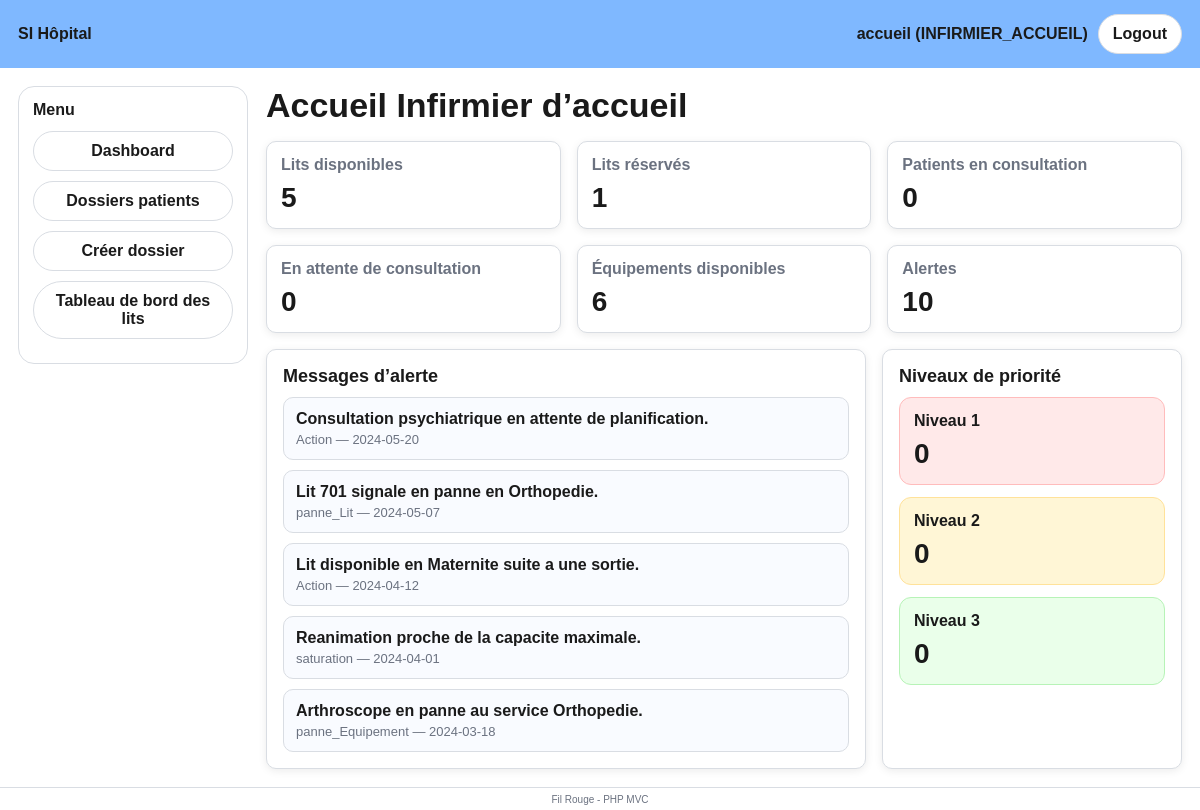
The app's page /index.php?action=dashboard (signed in) with its own data.
### tables this page shows
CREATE TABLE ALERTE (
    idAlerte TINYINT AUTO_INCREMENT PRIMARY KEY,
    dateCreation DATE NOT NULL,
    typeAlerte ENUM('saturation', 'panne_Lit', 'panne_Equipement', 'Action') NOT NULL,
    action ENUM('attente_consultation', 'resultat_disponible', 'transfert_acceptte', 'lit_disponible', 'equipement_disponible'),
    statutAlerte ENUM('nonLu', 'Lu', 'Fait') NOT NULL DEFAULT 'nonLu',
    description TEXT
);

### app/models/AlerteModel.php (called while the page is built, shortened)
<?php
require_once APP_PATH . '/config/database.php';
function alertes_get_last(int $limit = 5): array
{
    $pdo = db();
    $sql = "
        SELECT
            a.idAlerte,
            a.dateCreation,
            a.typeAlerte,
            a.statutAlerte,
            a.description AS message
        FROM ALERTE a
        ORDER BY a.dateCreation DESC, a.idAlerte DESC
        LIMIT :lim
    ";
    $stmt = $pdo->prepare($sql);
    $stmt->bindValue(':lim', $limit, PDO::PARAM_INT);
    $stmt->execute();
    return $stmt->fetchAll(PDO::FETCH_ASSOC);
}
function alertes_count_all(): int
{
    $pdo = db();
    $sql = "SELECT COUNT(*) AS nb FROM ALERTE";
    $stmt = $pdo->query($sql);
    $row = $stmt->fetch(PDO::FETCH_ASSOC) ?: [];
    return (int)($row['nb'] ?? 0);
}

### app/config/database.php (called while the page is built, shortened)
<?php
function db(): PDO
{
    static $pdo = null;
    if ($pdo instanceof PDO) {
        return $pdo;
    }
    $cfg = require __DIR__ . '/config.php';
    $dsn = 'mysql:host=' . $cfg['host']
         . ';port=' . $cfg['port']
         . ';dbname=' . $cfg['dbname']
         . ';charset=' . $cfg['charset'];
    $pdo = new PDO($dsn, $cfg['user'], $cfg['pass'], [
        PDO::ATTR_ERRMODE => PDO::ERRMODE_EXCEPTION,
        PDO::ATTR_DEFAULT_FETCH_MODE => PDO::FETCH_ASSOC,
    ]);
    return $pdo;
}

### app/models/DossierModel.php (called while the page is built, shortened)
<?php
require_once __DIR__ . '/../config/database.php';
function dossiers_count_patients_consultation(): int
{
    $sql = "
        SELECT COUNT(*) AS nb
        FROM DOSSIER_PATIENT
        WHERE LOWER(statut) IN ('consultation', 'en consultation', 'en_consultation')
    ";
    $stmt = db()->prepare($sql);
    $stmt->execute();
    $row = $stmt->fetch(PDO::FETCH_ASSOC) ?: [];
    return (int)($row['nb'] ?? 0);
}
function dossiers_count_by_niveau(int $niveau): int
{
    $sql = "
        SELECT COUNT(*) AS nb
        FROM DOSSIER_PATIENT
        WHERE niveau = :niveau
    ";
    $stmt = db()->prepare($sql);
    $stmt->bindValue(':niveau', $niveau, PDO::PARAM_INT);
    $stmt->execute();
    $row = $stmt->fetch(PDO::FETCH_ASSOC) ?: [];
    return (int)($row['nb'] ?? 0);
}

### app/models/LitModel.php (called while the page is built, shortened)
<?php
require_once __DIR__ . '/../config/database.php';
function fetchIntOrNull(string $sql, array $params = [], string $field = ''): ?int
{
    $stmt = db()->prepare($sql);
    $stmt->execute($params);
    $row = $stmt->fetch(PDO::FETCH_ASSOC);
    if ($field === '') {
        $value = array_values($row)[0] ?? null;
    } else {
        $value = $row[$field] ?? null;
    }
    return ($value === null) ? null : (int) $value;
}
function lits_count_disponibles(): int
{
    $sql = "
        SELECT COUNT(*) AS nb
        FROM LIT
        WHERE etatLit = 'disponible'
    ";
    return (int)(fetchIntOrNull($sql, [], 'nb') ?? 0);
}
function lits_count_reserves(): int
{
    $sql = "
        SELECT COUNT(*) AS nb
        FROM LIT
        WHERE etatLit = 'reserve'
    ";
    return (int)(fetchIntOrNull($sql, [], 'nb') ?? 0);
}

### app/views/dashboards/accueil_infirmier_accueil.php (the view)
<?php
require __DIR__ . '/../../includes/header.php';
require __DIR__ . '/../../includes/sidebar.php';
?>
<h1 class="page-title">Accueil Infirmier d’accueil</h1>
<div class="stats-grid stats-grid-3">
  <div class="stat-card">
    <div class="stat-label">Lits disponibles</div>
    <div class="stat-value"><?= (int)$stats['lits_disponibles'] ?></div>
  </div>
  <div class="stat-card">
    <div class="stat-label">Lits réservés</div>
    <div class="stat-value"><?= (int)$stats['lits_reserves'] ?></div>
  </div>
  <div class="stat-card">
    <div class="stat-label">Patients en consultation</div>
    <div class="stat-value"><?= (int)$stats['patients_consultation'] ?></div>
  </div>
  <div class="stat-card">
    <div class="stat-label">En attente de consultation</div>
    <div class="stat-value"><?= (int)$stats['patients_attente'] ?></div>
  </div>
  <div class="stat-card">
    <div class="stat-label">Équipements disponibles</div>
    <div class="stat-value"><?= (int)$stats['equipements_disponibles'] ?></div>
  </div>
  <div class="stat-card">
    <div class="stat-label">Alertes</div>
    <div class="stat-value"><?= (int)$stats['alertes_total'] ?></div>
  </div>
</div>
<div class="dashboard-sections">
  <div class="card">
    <div class="card-title">Messages d’alerte</div>
    <?php if (!empty($alertesRecentes)): ?>
      <div class="alerts-list">
        <?php foreach ($alertesRecentes as $alerte): ?>
          <div class="alert-item">
            <div class="alert-item-text">
              <?= htmlspecialchars((string)($alerte['message'] ?? 'Alerte')) ?>
            </div>
            <div class="alert-item-meta">
              <?= htmlspecialchars((string)($alerte['typeAlerte'] ?? '')) ?>
              —
              <?= htmlspecialchars((string)($alerte['dateCreation'] ?? '')) ?>
            </div>
          </div>
        <?php endforeach; ?>
      </div>
    <?php else: ?>
      <p class="card-subtitle">Aucune alerte pour le moment.</p>
    <?php endif; ?>
  </div>
  <div class="card">
    <div class="card-title">Niveaux de priorité</div>
    <div class="priority-grid">
      <div class="priority-box priority-high">
        <div class="priority-label">Niveau 1</div>
        <div class="priority-value"><?= (int)$stats['niveau_1'] ?></div>
      </div>
      <div class="priority-box priority-medium">
        <div class="priority-label">Niveau 2</div>
        <div class="priority-value"><?= (int)$stats['niveau_2'] ?></div>
      </div>
      <div class="priority-box priority-low">
        <div class="priority-label">Niveau 3</div>
        <div class="priority-value"><?= (int)$stats['niveau_3'] ?></div>
      </div>
    </div>
  </div>
</div>
<?php require __DIR__ . '/../../includes/footer.php'; ?>

### public/assets/css/style.css (style rules this page uses)
:root { --blue: #7fb8ff; --blue-dark: #4c97ff; --bg: #ffffff; --text: #1a1a1a; --muted: #6b7280; --border: #d9dde3; --shadow: 0 2px 8px rgba(0,0,0,0.08); --radius: 10px; }
* { box-sizing: border-box; }
body { margin: 0; font-family: Arial, sans-serif; color: var(--text); background: var(--bg); }
.page-title { margin: 0 0 16px 0; font-size: 34px; font-weight: 800; }
.card { background: #fff; border: 1px solid var(--border); border-radius: var(--radius); padding: 16px; box-shadow: var(--shadow); }
.card-title { font-size: 18px; font-weight: 800; margin: 0 0 10px 0; }
.stats-grid { display: grid; grid-template-columns: repeat(4, minmax(180px, 1fr)); gap: 16px; margin-bottom: 16px; }
.stat-card { background: #fff; border: 1px solid var(--border); border-radius: var(--radius); padding: 14px; box-shadow: var(--shadow); }
.stat-label { font-weight: 800; color: var(--muted); margin-bottom: 8px; }
.stat-value { font-size: 28px; font-weight: 900; }
.stats-grid-3 { grid-template-columns: repeat(3, minmax(220px, 1fr)); }
.dashboard-sections { display: grid; grid-template-columns: 2fr 1fr; gap: 16px; margin-top: 16px; }
.alerts-list { display: flex; flex-direction: column; gap: 10px; }
.alert-item { border: 1px solid var(--border); border-radius: 10px; padding: 12px; background: #f9fbff; }
.alert-item-text { font-weight: 700; margin-bottom: 4px; }
.alert-item-meta { font-size: 13px; color: var(--muted); }
.priority-grid { display: grid; grid-template-columns: 1fr; gap: 12px; }
.priority-box { border-radius: 12px; padding: 14px; border: 1px solid var(--border); }
.priority-label { font-weight: 800; margin-bottom: 8px; }
.priority-value { font-size: 28px; font-weight: 900; }
.priority-high { background: #ffe9e9; border-color: #ffbcbc; }
.priority-medium { background: #fff6d6; border-color: #ffe29a; }
.priority-low { background: #eaffea; border-color: #b7f3b7; }

### records on screen
alerte: description "Consultation psychiatrique en attente de planification.", typeAlerte "Action", dateCreation "2024-05-20"
alerte: description "Lit 701 signale en panne en Orthopedie.", typeAlerte "panne_Lit", dateCreation "2024-05-07"
alerte: description "Lit disponible en Maternite suite a une sortie.", typeAlerte "Action", dateCreation "2024-04-12"
alerte: description "Reanimation proche de la capacite maximale.", typeAlerte "saturation", dateCreation "2024-04-01"
alerte: description "Arthroscope en panne au service Orthopedie.", typeAlerte "panne_Equipement", dateCreation "2024-03-18"

### other values on screen
$user['username'] "accueil"
$user['role'] "INFIRMIER_ACCUEIL"
$stats['lits_disponibles'] "5"
$stats['lits_reserves'] "1"
$stats['patients_consultation'] "0"
$stats['patients_attente'] "0"
$stats['equipements_disponibles'] "6"
$stats['alertes_total'] "10"
$stats['niveau_1'] "0"
$stats['niveau_2'] "0"
$stats['niveau_3'] "0"
